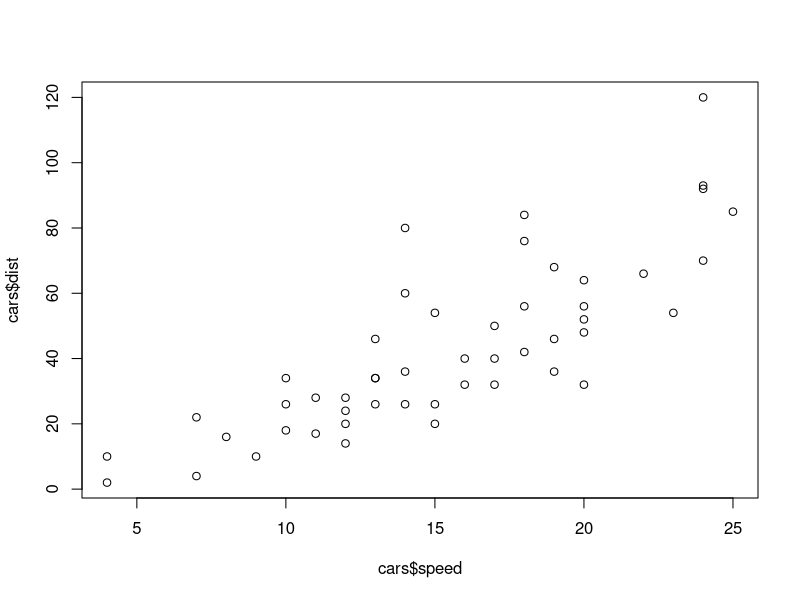
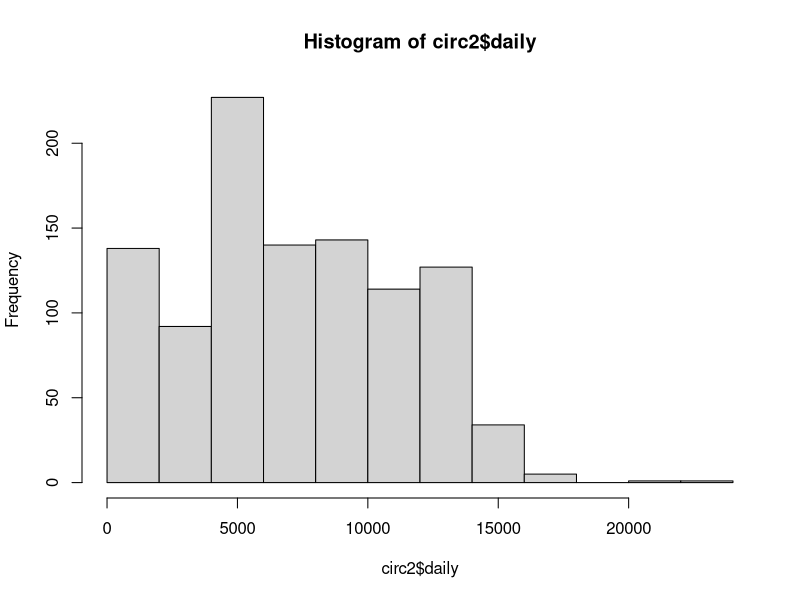
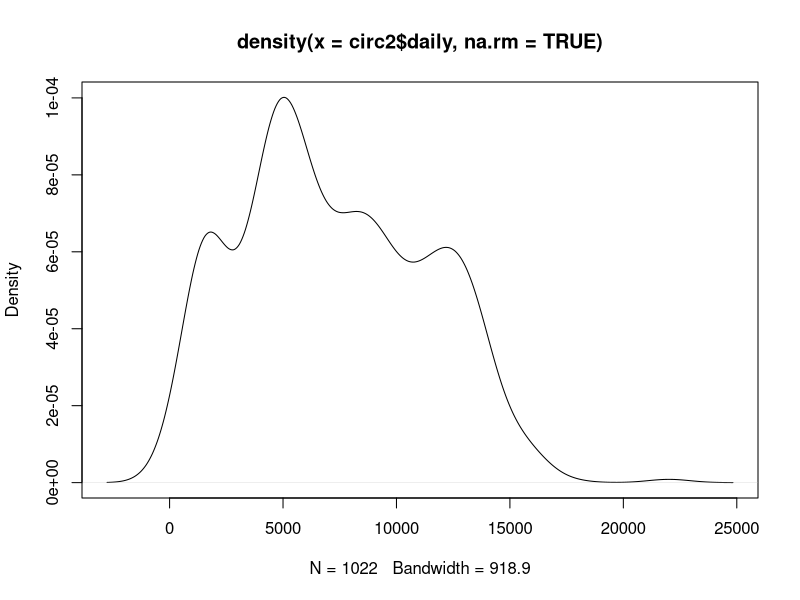
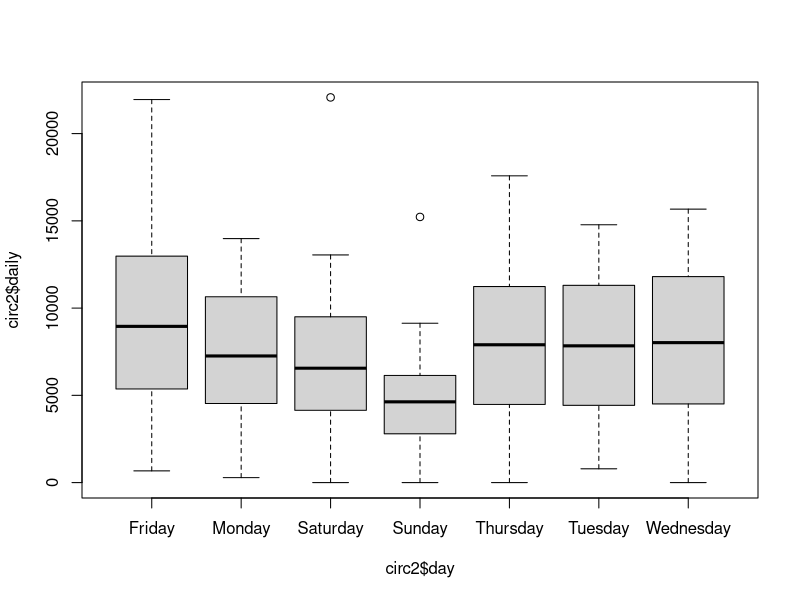
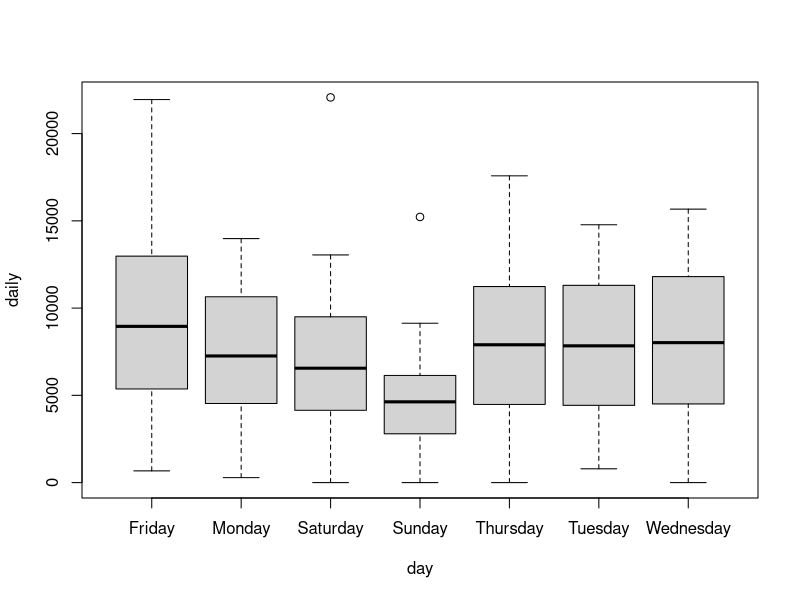
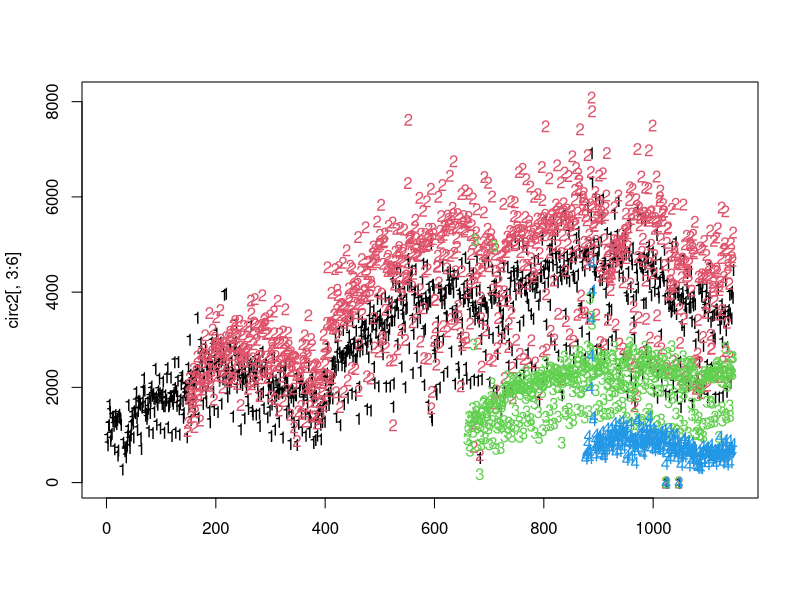

Reproduce these figures in R, in order.
## ---- chunk 1
circ2 = read.csv("../data/charmcitycirc_reduced.csv", 
            header=TRUE,as.is=TRUE)
colMeans(circ2[,3:6],na.rm=TRUE)
head(rowMeans(circ2[,3:6],na.rm=TRUE))
## ---- chunk 2
summary(circ2)
## ---- chunk 3
tmp = circ2[,3:6]
apply(tmp,2,mean,na.rm=TRUE) # column means
apply(tmp,2,sd,na.rm=TRUE) # columns sds
apply(tmp,2,max,na.rm=TRUE) # column maxs
## ---- chunk 4
tapply(circ2$daily, circ2$day, max, na.rm=TRUE)
## ---- chunk 5
data(cars)
plot(cars$speed, cars$dist)
## ---- chunk 6
hist(circ2$daily)
## ---- chunk 7
## plot(density(circ2$daily))
plot(density(circ2$daily,na.rm=TRUE))
## ---- chunk 8
boxplot(circ2$daily ~ circ2$day)
## ---- chunk 9
boxplot(daily ~ day, data=circ2)
## ---- chunk 10
matplot(circ2[,3:6])
